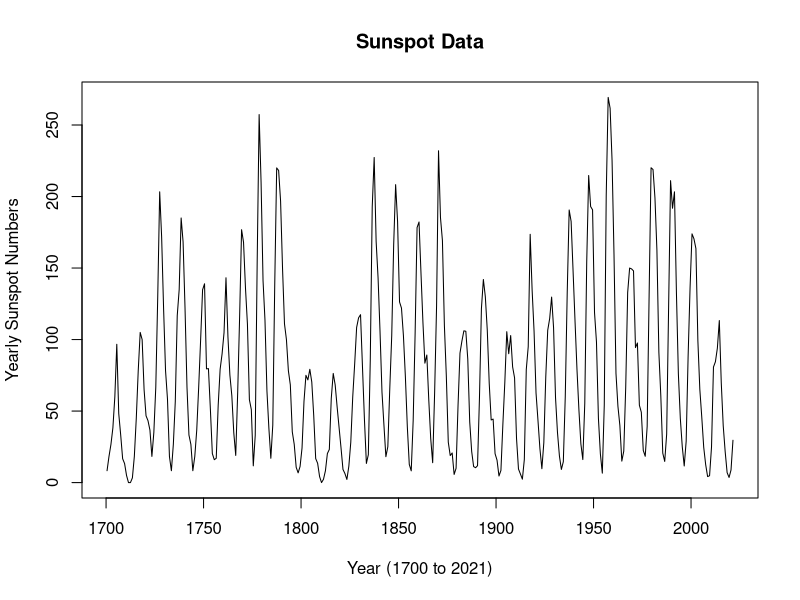
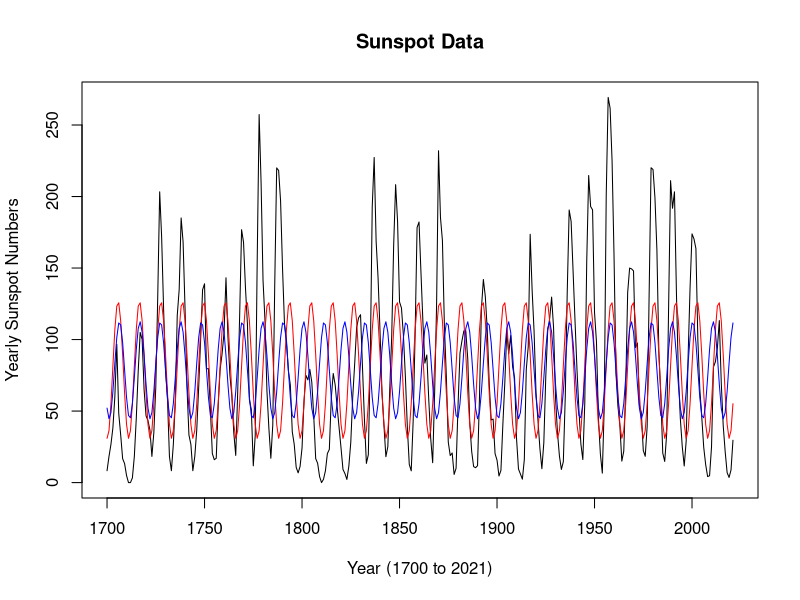
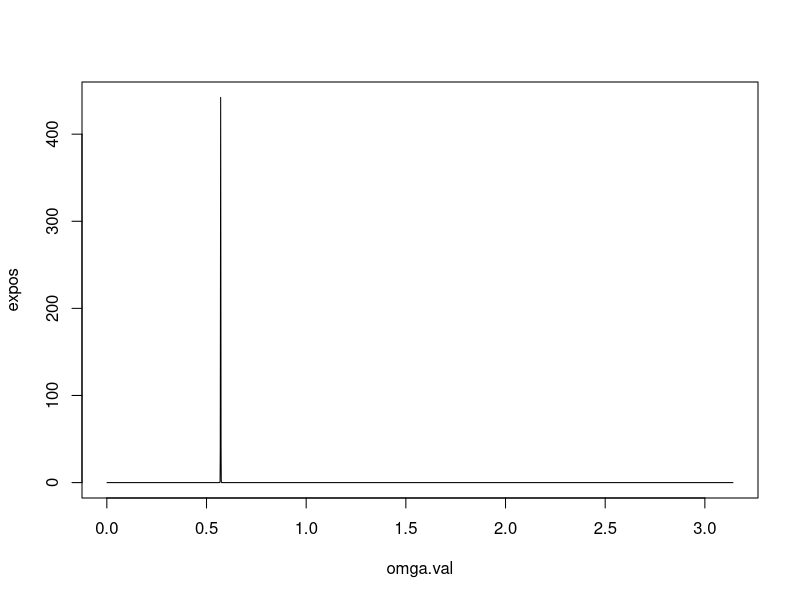
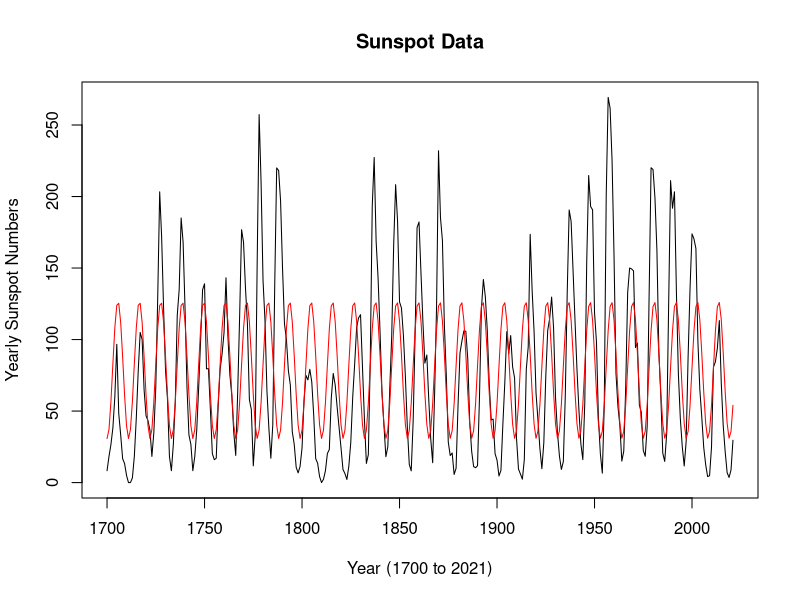
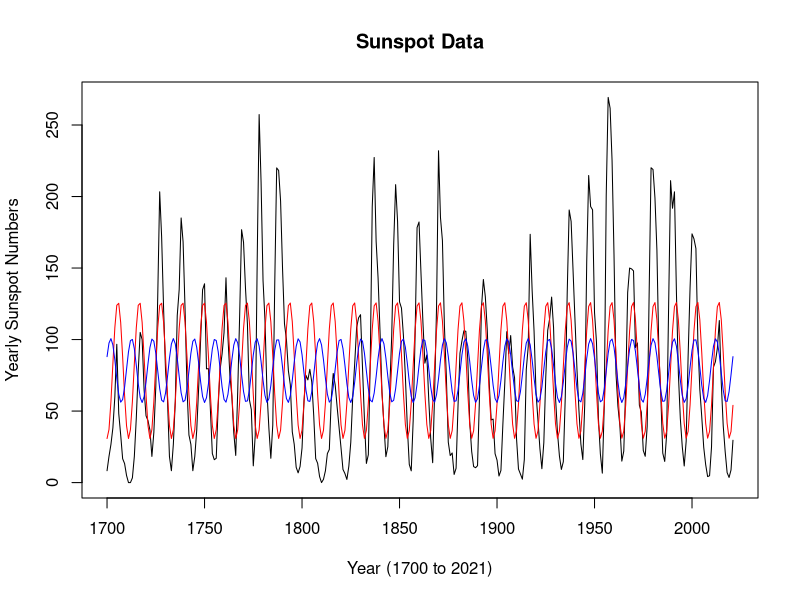
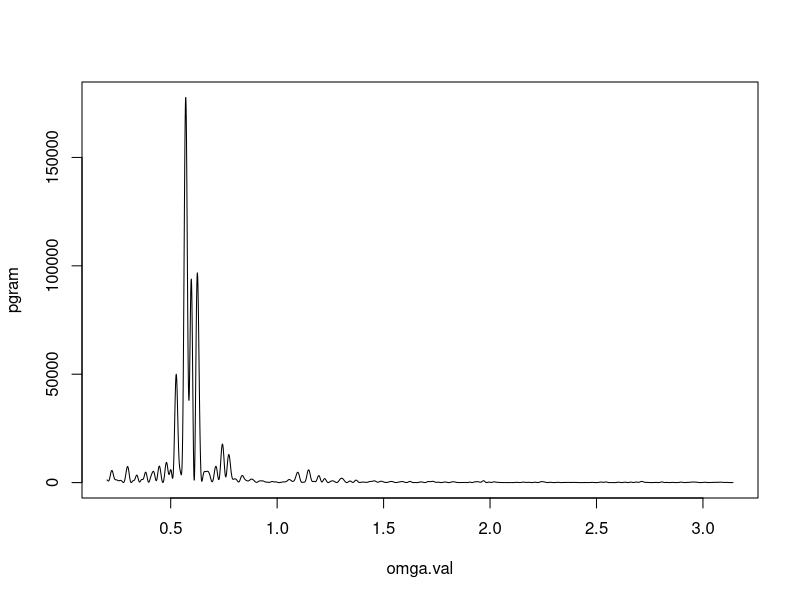
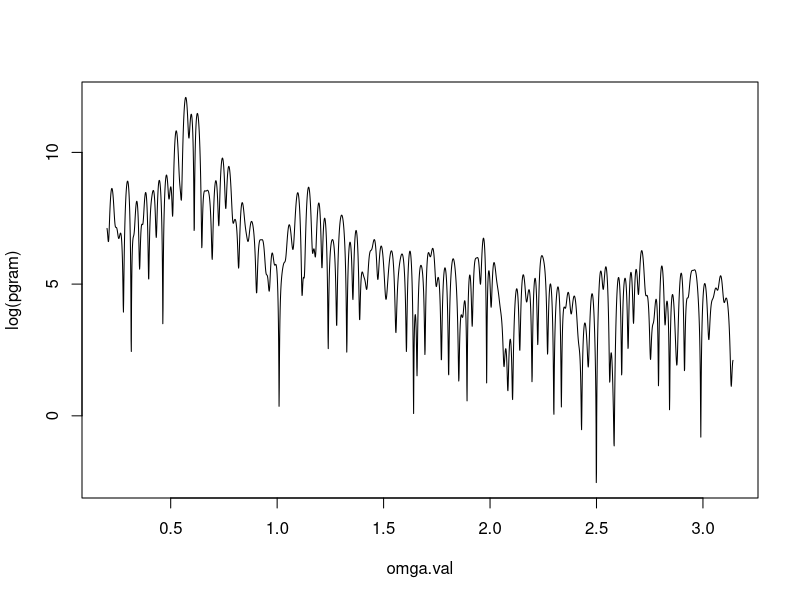

Generate these figures, in order, with R:
#In the last lecture, we studied simple models for trend and seasonality in time series datasets. These models were all fit by linear regression
#In some situations however, we are forced to deal with nonlinear regression. We shall learn how to fit a nonlinear regression model by Bayesian methods. 
#Consider the following concrete example:
sunspots.data = read.delim("SN_y_tot_V2.0_25Aug2022.txt", header = F, sep = "")
#Data description here: https://www.sidc.be/silso/infosnytot
#Column 1 is the year (2020.5 refers to the year 2020 for example); Column 2 is the yearly mean total sunspot number (this is obtained by taking a simple arithmetic mean of the daily total sunspot number over all days of the each year). Column 3 is the yearly mean standard deviation of the sunspot numbers from individual stations and Column 4 is the number of observations used to compute the yearly mean total sunspot number (-1 indicates missing value)
head(sunspots.data)
sunspots = sunspots.data[,1:2]
plot(sunspots[,1], sunspots[,2], xlab = "Year (1700 to 2021)", ylab = "Yearly Sunspot Numbers", type = "l", main = "Sunspot Data")
#Some background: According to wikipedia, sunspots are temporary phenomena on the Sun's photosphere that appear as spots darker than the surrounding areas. Their number varies according to the approximately 11-year solar cycle. Data description (from http://www.sidc.be/silso/infosnytot): Yearly mean total sunspot number obtained by taking a simple arithmetic mean of the daily total sunspot number over all days of each year. (NB: in early years in particular before 1749, the means are computed on only a fraction of the days in each year because on many days, no observation is available).
#ARMA models originated through the analysis of this data (by Yule in 1923 who invented the AR(2) model while studying the Sunspots Data). 

#How do we model the seasonal trend this dataset?

#Because wikipedia says there is an approximately 11-year cycle for the sunspots, we can try to fit a sinusoid with period 11 years
tme = 1700:2021
freq = (2*pi*(1/11))
x1 = cos(tme*freq)
x2 = sin(tme*freq)
md = lm(sunspots[,2] ~ x1 + x2)
summary(md)

freq.alt = (2*pi*(1/10.5))
x1 = cos(tme*freq.alt)
x2 = sin(tme*freq.alt)
md1 = lm(sunspots[,2] ~ x1 + x2)
summary(md)

plot(tme, sunspots[,2], xlab = "Year (1700 to 2021)", ylab = "Yearly Sunspot Numbers", type = "l", main = "Sunspot Data")
points(tme, md$fitted.values, type = "l", col = "red")
points(tme, md1$fitted.values, type = "l", col = "blue")

#The fit seems reasonable though not great. The following questions naturally arise here. What about other values of frequency? How about 10.5 year cycle or 11.5 year cycle? Do these periods also fit the data equally well? How was the approximate 11 year period determined in the first place? What is the uncertainty in this approximation?
#To answer these questions, it makes sense to work with a model with unknown frequency omega. This is however a nonlinear regression model. 

#Bayesian posterior for the nonlinear regression model
n = length(tme)
grid.res = 0.001
omga.val = seq(0.001, pi, grid.res)
X = matrix(1, nrow = n, ncol = 3)
expos = rep(-1, length(omga.val)) #exact marginal posterior for omega
log.values = rep(-1, length(omga.val))
log.det.term = rep(-1, length(omga.val))
for(i in 1:length(omga.val))
{
    X[,2] = cos(omga.val[i]*tme)
    X[,3] = sin(omga.val[i]*tme)
    mod = lm(sunspots[,2] ~ X)
    log.value = ((ncol(X) - n)/2)*(log(sum(mod$residuals^2))) - (0.5*(log(det(t(X) %*% X))))
    log.det.term[i] = (0.5*(log(det(t(X) %*% X))))
    log.values[i] = log.value
}
log.values = log.values - max(log.values) #scaling to remove large values 
expos = exp(log.values)
expos = (expos/sum(expos))/grid.res
plot(omga.val, expos, type = "l")

#The posterior is quite peaked. We can get a point estimate by the frequency which maximizes the posterior: 
ind.max = which.max(expos)
est.freq = omga.val[ind.max] #posterior maximizer
est.freq
#This corresponds to the following estimate of the period: 
period.est = (2*pi)/(omga.val[ind.max])
period.est

#Evaluate fit with this period:
x1 = cos(tme*est.freq)
x2 = sin(tme*est.freq)
mod = lm(sunspots[,2] ~ x1 + x2)
summary(mod)

plot(tme, sunspots[,2], xlab = "Year (1700 to 2021)", ylab = "Yearly Sunspot Numbers", type = "l", main = "Sunspot Data")
points(tme, mod$fitted.values, type = "l", col = "red")

#We can also construct at uncertainty intervals containing say 95% of posterior mass (these are called credible intervals):  
postmass = function(s)
{
   return((sum(expos[(ind.max - s) : (ind.max + s)]))*grid.res)
}
lapply(1:10, postmass)
s = 2
c(omga.val[ind.max - s], omga.val[ind.max + s])
#This corresponds to the following interval for the period: 
c((2*pi)/(omga.val[ind.max + s]), (2*pi)/(omga.val[ind.max - s]))

#We can also look at the posterior mean and standard deviation: 
pm = (sum(omga.val*expos))*grid.res
pm
#Posterior standard deviation:
psd = sqrt((sum(((omga.val - pm)^2)*expos))*grid.res)
psd
c(pm - 2*psd, pm + 2*psd)
#corresponds to the following interval for the period: 
c((2*pi)/(pm+2*psd), (2*pi)/(pm-2*psd))

#Note the huge peak in the posterior. This basically means that if we are slightly off from the maximizing frequency, the fit to the data will be significantly deteriorated. For example: 
try.period = 10.7
try.freq = 2*pi*(1/try.period)
x1 = cos(tme*try.freq)
x2 = sin(tme*try.freq)
mod2 = lm(sunspots[,2] ~ x1 + x2)
summary(mod2)

plot(tme, sunspots[,2], xlab = "Year (1700 to 2021)", ylab = "Yearly Sunspot Numbers", type = "l", main = "Sunspot Data")
points(tme, mod$fitted.values, type = "l", col = "red")
points(tme, mod2$fitted.values, type = "l", col = "blue")
#Even though 10.7 seems quite close to 11, the fit gets noticeably worse

#Approximate Computation (checking whether the X^T X matrix is diagonal)
omag = 1
k = 45
omag = 2*pi*(k/n) #Fourier Frequency
omag = 2*pi*(45.5/n)
X = matrix(1, nrow = n, ncol = 3)
X[,2] = cos(omag*tme)
X[,3] = sin(omag*tme)
t(X)%*%X


#Calculating the periodogram: 
grid.res = 0.001
omga.val = seq(0.201, pi, grid.res)
pgram = rep(-1, length(omga.val))
yy = sunspots[,2]
n = length(yy)
for(i in 1:length(omga.val))
{
    pgram[i] = (((sum(yy * cos(omga.val[i]*tme)))^2) + ((sum(yy * sin(omga.val[i]*tme)))^2))/n
}
plot(omga.val, pgram, type = "l")
plot(omga.val, log(pgram), type = "l")
omga.val[which.max(pgram)]


